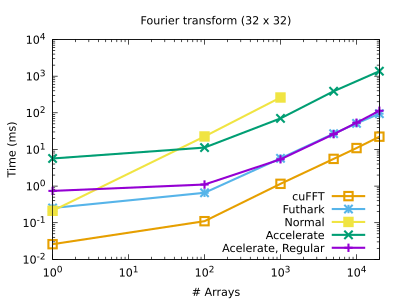

This figure's gnuplot source:
# vim: filetype=gnuplot tw=0 nospell

set title "Fourier transform (32 x 32)"

set terminal pdf size 4,3
set output "fourier32x32.pdf"

set key on
set key bottom right

set xlabel "# Arrays"
set logscale x
set format x "10^{%L}"
# set xrange [1:25]
# set xrange [1:40000]

# set xtics (4, 8, 12, 16, 20, 24)
# set xtics (2, 4, 6, 8, 10, 12, 14, 16, 18, 20)

# set colorsequence classic   # gnuplot >= 5
set ylabel "Time (ms)"
set logscale y
set format y "10^{%L}"
# set yrange [0.4:150]

plot  'fourier32x32.dat' using 1:3 title "cuFFT"              ls 4 lw 3 with linespoints, \
      'fourier32x32.dat' using 1:6 title "Futhark"            ls 3 lw 3 with linespoints, \
      'fourier32x32.dat' using 1:5 title "Normal"             ls 5 lw 3 with linespoints, \
      'fourier32x32.dat' using 1:4 title "Accelerate"         ls 2 lw 3 with linespoints, \
      'fourier32x32.dat' using 1:2 title "Acelerate, Regular" ls 1 lw 3 with linespoints, \
